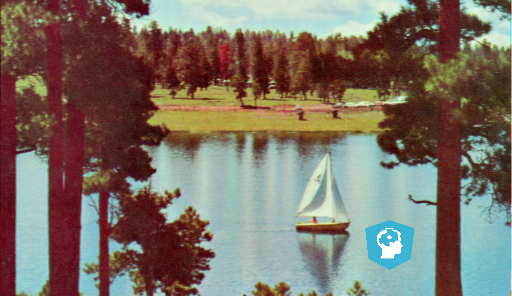
#> input picture images/4.2.06_w_logo_2_2.png, 512 x 296 px, found by its file name
$ jupyter execute --allow-errors img-process-3.ipynb
#> lines starting #> are read from the running program, lines starting #| are printed output that depends on the picture; after the words box and inside, x2 and y2 are one past the last pixel; in counts of white or black regions, pixels touching at a corner belong together
[cell 1]
import matplotlib.pyplot as plt
import numpy as np # linear algebra
import pandas as pd # data processing, CSV file I/O (e.g. pd.read_csv)
import os
for dirname, _, filenames in os.walk('/kaggle/input'):
    for filename in filenames:
        print(os.path.join(dirname, filename))

[cell 2]
from skimage.restoration import inpaint
from skimage import data
from skimage.util import random_noise
from skimage.restoration import denoise_tv_chambolle
from skimage.segmentation import slic
from skimage.color import label2rgb, rgb2gray
from skimage import filters

[cell 3]
def show_image(image,title='Image', cmap_type='gray'):
    plt.imshow(image, cmap=cmap_type)
    plt.title(title)
    plt.axis('off')
    plt.show()

[cell 4]
image_with_logo=plt.imread("/kaggle/input/images/4.2.06_w_logo_2_2.png")
#> image_with_logo is the input picture: shape (296, 512, 3) float32; mean R, G, B 0.488, 0.444, 0.4
fruit_image=plt.imread("/kaggle/input/images/fruits_square.jpg")
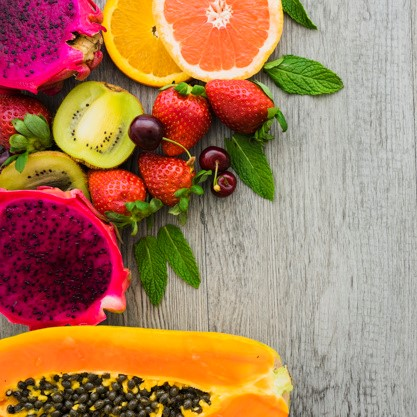
#> input picture images/fruits_square.jpg, 417 x 417 px, found by its file name
#> fruit_image is the input picture: shape (417, 417, 3); mean R, G, B 170.2, 126.7, 93.8
noisy_image=plt.imread("/kaggle/input/images/miny.jpeg")
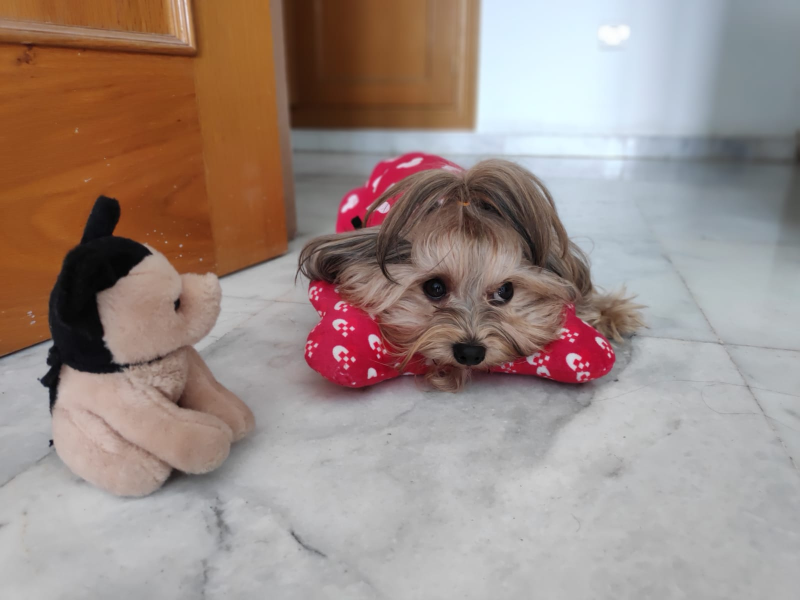
#> input picture images/miny.jpeg, 1600 x 1200 px, found by its file name (shown at 1/2 size)
#> noisy_image is the input picture: shape (1200, 1600, 3); mean R, G, B 157, 139.9, 133.1
landscape_image=plt.imread("/kaggle/input/images/noise-noisy-nature.jpg")
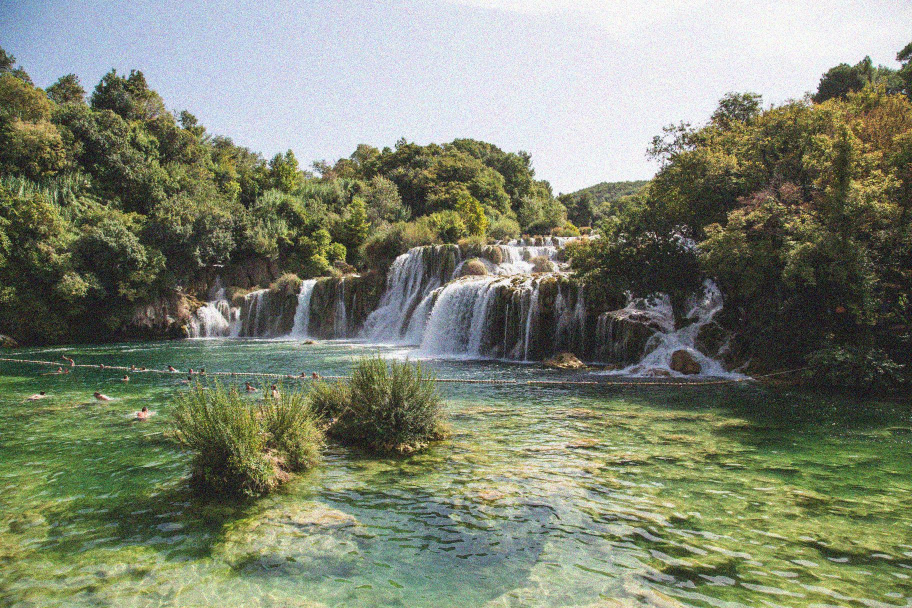
#> input picture images/noise-noisy-nature.jpg, 1824 x 1216 px, found by its file name (shown at 1/2 size)
#> landscape_image is the input picture: shape (1216, 1824, 3); mean R, G, B 126.7, 132.9, 113.2
face_image=plt.imread("/kaggle/input/images/chinese.jpg")
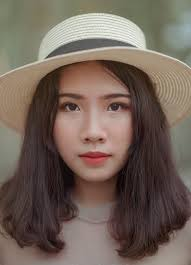
#> input picture images/chinese.jpg, 191 x 265 px, found by its file name
#> face_image is the input picture: shape (265, 191, 3); mean R, G, B 114.6, 99.2, 89
horse_image=data.horse()
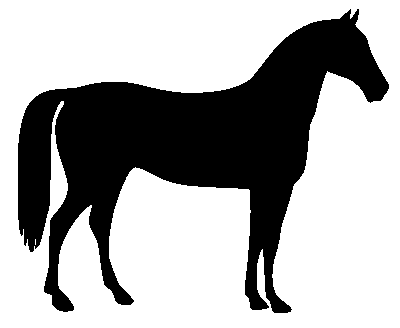
#> input picture skimage.data.horse(), 400 x 328 px
#> horse_image is the input picture: shape (328, 400) bool; 66.9% white; 1 black region, box (x1, y1, x2, y2) and area: (18, 9, 389, 313) 43412
image_dice=plt.imread("/kaggle/input/images/dices.png")
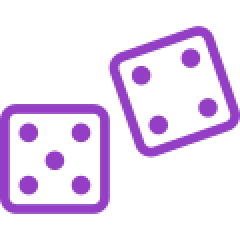
#> input picture images/dices.png, 120 x 120 px, found by its file name (shown 2 times larger)
#> image_dice is the input picture: shape (120, 120, 4) float32; mean R, G, B, A 0.118, 0.049, 0.158, 0.17
#> (the rest of this cell did not finish here and is left out)

# Image Restoration

[cell 5]
# Initialize the mask
mask = np.zeros(image_with_logo.shape[:-1])
#> mask: shape (296, 512) float64; every value is 0

# Set the pixels where the logo is to 1
mask[210:290, 360:425] = 1
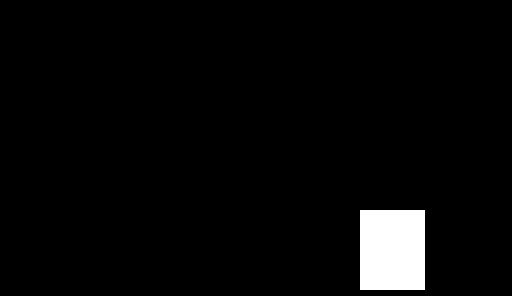
#> mask: shape (296, 512) float64; values 0 (black) and 1 (white), 3.4% white; 1 white region, box (x1, y1, x2, y2) and area: (360, 210, 425, 290) 5200

# Apply inpainting to remove the logo
image_logo_removed = inpaint.inpaint_biharmonic(image_with_logo,
                                  mask,
                                  channel_axis=-1)

# Show the original and logo removed images
show_image(image_with_logo, 'Image with logo')
show_image(image_logo_removed, 'Image with logo removed')

# Noise

## Adding Noise

[cell 6]
from skimage.util import random_noise

[cell 7]
# Add noise to the image
noisy_image = random_noise(fruit_image)
#> noisy_image: shape (417, 417, 3) float64

# Show original and resulting image
show_image(fruit_image, 'Original')
show_image(noisy_image, 'Noisy image')

## Reducing Noise

### a) denoise_tv_chambolle

[cell 8]
# Import the module and function
from skimage.restoration import denoise_tv_chambolle

# Apply total variation filter denoising
denoised_image = denoise_tv_chambolle(noisy_image,
                                      channel_axis=-1)

# Show the noisy and denoised images
show_image(noisy_image, 'Noisy')
show_image(denoised_image, 'Denoised image')

### b) denoise_bilateral

[cell 9]
# Import bilateral denoising function
from skimage.restoration import denoise_bilateral

# Apply bilateral filter denoising
denoised_image = denoise_bilateral(landscape_image,
                                   channel_axis=-1)
#> denoised_image: shape (1216, 1824, 3) float64

# Show original and resulting images
show_image(landscape_image, 'Noisy image')
show_image(denoised_image, 'Denoised image')

# Superpixels & Segmentation

[cell 10]
# Import the slic function from segmentation module
from skimage.segmentation import slic

# Import the label2rgb function from color module
from skimage.color import label2rgb
# Obtain the segmentation with 400 regions
segments = slic(face_image, n_segments= 400)
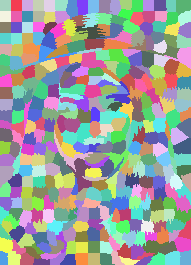
#> segments: shape (265, 191) int64; 373 distinct labels, from 1 to 373; one colour per label, 0 black

# Put segments on top of original image to compare
segmented_image = label2rgb(segments, face_image, kind='avg')
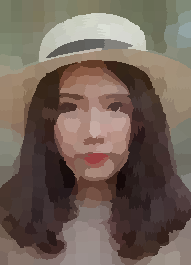
#> segmented_image: shape (265, 191, 3); mean R, G, B 114.2, 98.7, 88.5

# Show the segmented image
show_image(segmented_image, "Segmented image, 400 superpixels")

# Finding Contours

[cell 11]
def show_image_contour(image, contours):
    """
    Displays the given image with the contours overlaid.

    Parameters:
    image (numpy.ndarray): The input image to display.
    contours (list of numpy.ndarray): A list of numpy arrays, where each array represents a contour.
    """
    fig, ax = plt.subplots(figsize=(10, 10))
    ax.imshow(image, cmap='gray')

    for n, contour in enumerate(contours):
        ax.plot(contour[:, 1], contour[:, 0], linewidth=2)

    ax.axis('image')
    ax.set_xticks([])
    ax.set_yticks([])
    plt.show()

[cell 12]
# Import the modules
from skimage import data, measure

# Obtain the horse image
horse_image = data.horse()

# Find the contours with a constant level value of 0.8
contours = measure.find_contours(horse_image, 0.8)
#> contours = 2 point arrays, longest 2645 points

# Shows the image with contours found
show_image_contour(horse_image, contours)
#> the loop in show_image_contour, `for n, contour in enumerate(contours):` made 2 passes
#> in show_image_contour, `plt.show()`:
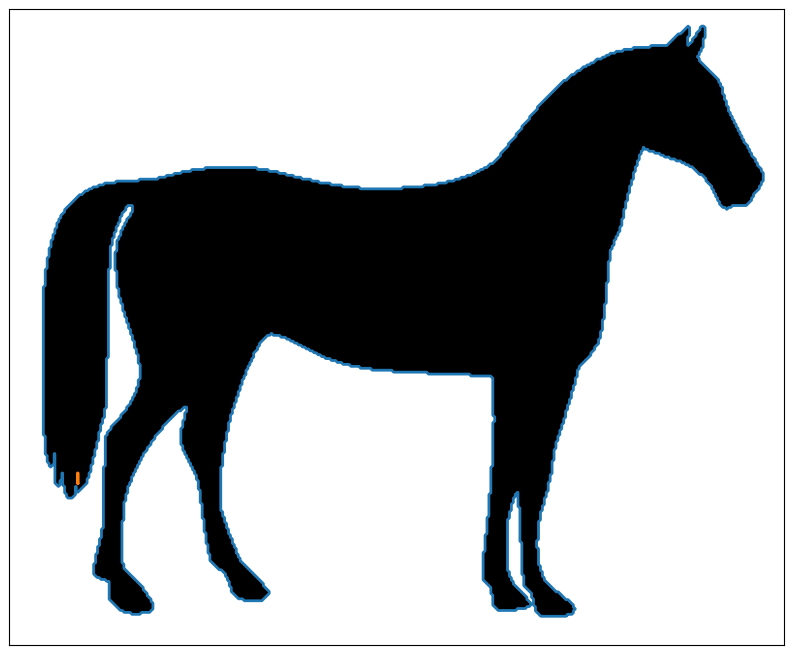
#> figure drawn by matplotlib, 1 panel
